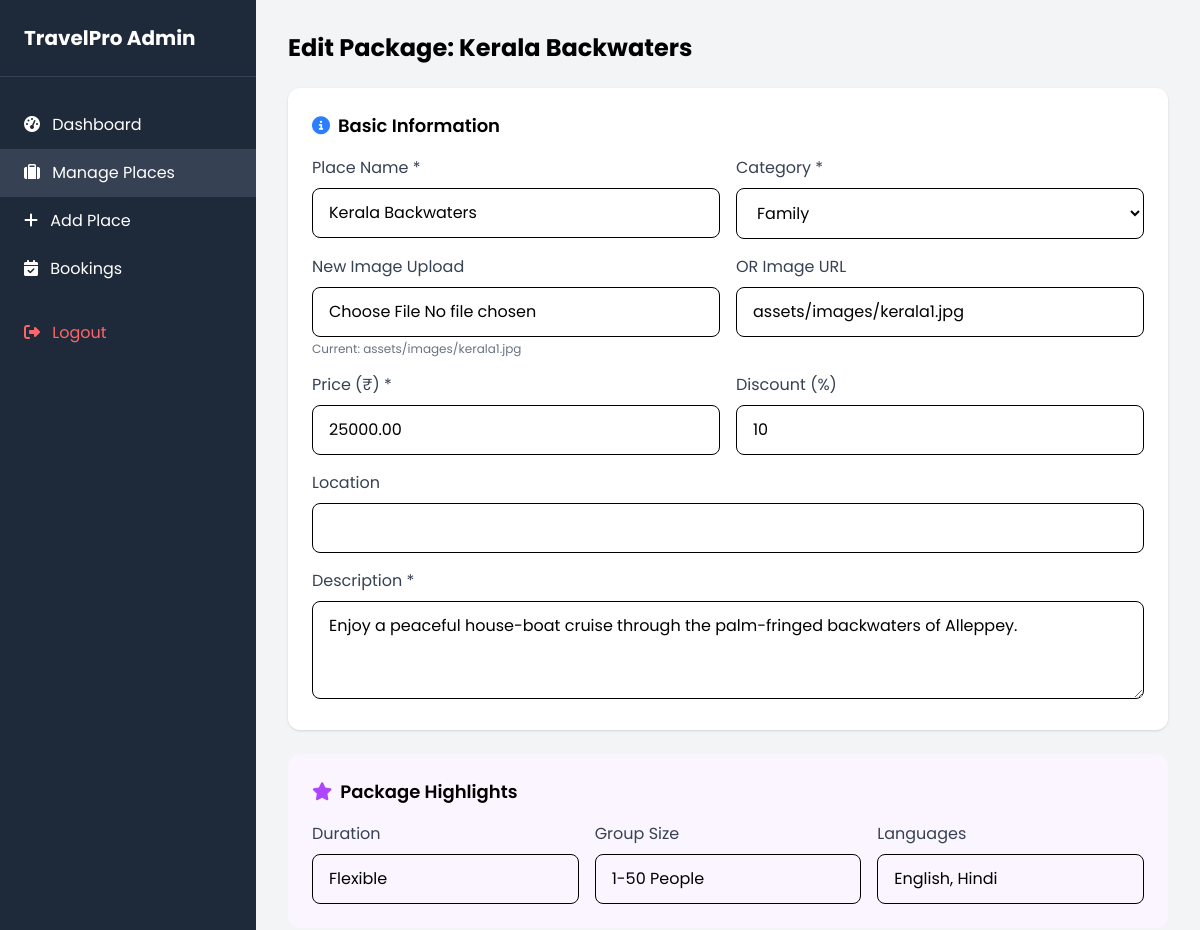
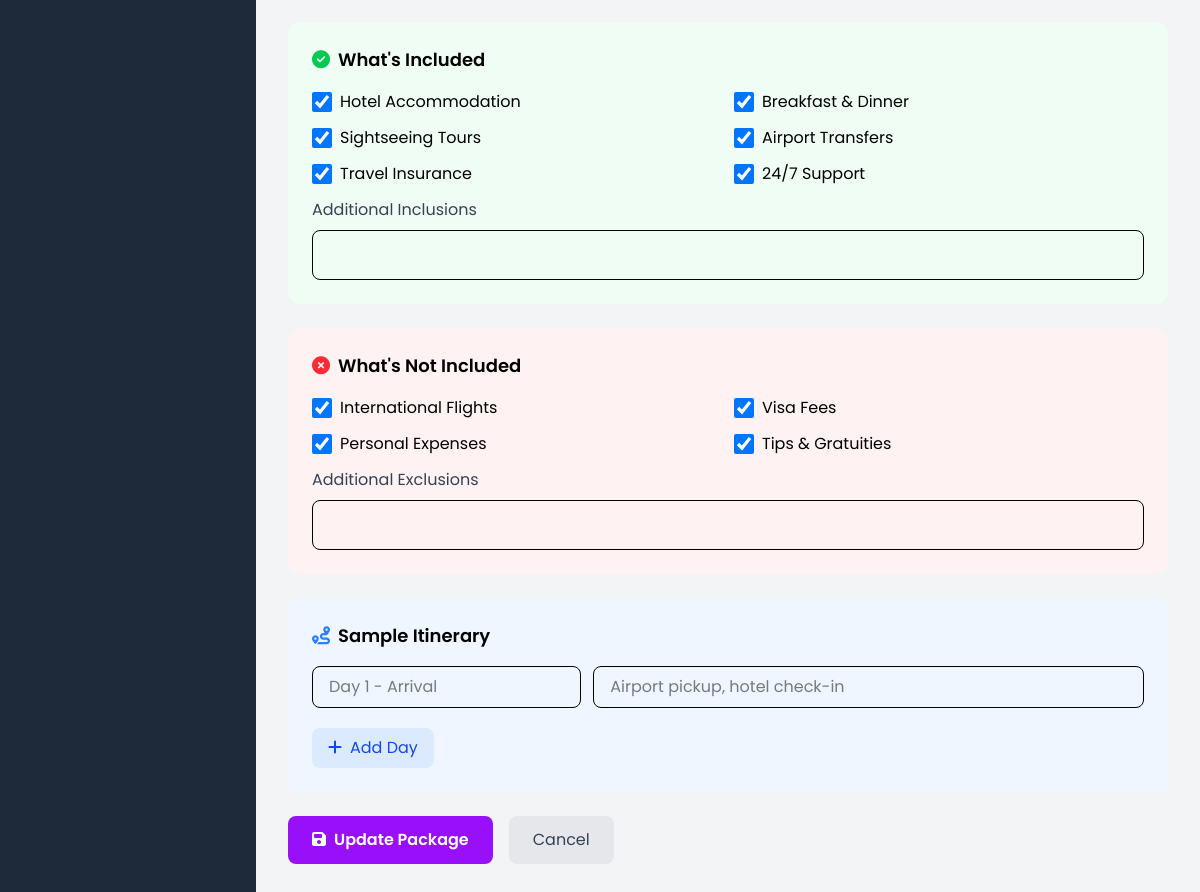
The page /admin/edit_place.php?id=1 (signed in) on the database its author committed (2 pictures, top to bottom).
### tables this page shows
CREATE TABLE places (
    id INT AUTO_INCREMENT PRIMARY KEY,
    name VARCHAR(255) NOT NULL,
    image_path VARCHAR(255) NOT NULL,
    image2_path VARCHAR(255) NULL,
    image3_path VARCHAR(255) NULL,
    price DECIMAL(10, 2) NOT NULL,
    category VARCHAR(50) DEFAULT 'General',
    discount_percent INT DEFAULT 0,
    description TEXT NOT NULL,
    location VARCHAR(255),
     
    duration VARCHAR(100) DEFAULT 'Flexible',
    group_size VARCHAR(100) DEFAULT '1-50 People',
    languages VARCHAR(100) DEFAULT 'English, Hindi',
     
    inc_hotel TINYINT(1) DEFAULT 1,
    inc_meals TINYINT(1) DEFAULT 1,
    inc_tours TINYINT(1) DEFAULT 1,
    inc_transfers TINYINT(1) DEFAULT 1,
    inc_insurance TINYINT(1) DEFAULT 1,
    inc_support TINYINT(1) DEFAULT 1,
    inc_custom TEXT,
     
    exc_flights TINYINT(1) DEFAULT 1,
    exc_visa TINYINT(1) DEFAULT 1,
    exc_personal TINYINT(1) DEFAULT 1,
    exc_tips TINYINT(1) DEFAULT 1,
    exc_custom TEXT,
     
    itinerary TEXT,
    created_at TIMESTAMP DEFAULT CURRENT_TIMESTAMP
);

### admin/edit_place.php (the view, shortened to what this page needs)
<?php
include '../config/db.php';
$id = $_GET['id'] ?? null;
$sql = "SELECT * FROM places WHERE id = ?";
$stmt = $conn->prepare($sql);
$stmt->bind_param("i", $id);
$stmt->execute();
$result = $stmt->get_result();
$place = $result->fetch_assoc();
$itinerary = json_decode($place['itinerary'] ?? '[]', true) ?: [];
?>
<!DOCTYPE html>
<html lang="en">
<head>
    <script src="https://cdn.jsdelivr.net/npm/@tailwindcss/browser@4"></script>
    <link rel="stylesheet" href="https://cdnjs.cloudflare.com/ajax/libs/font-awesome/6.4.0/css/all.min.css">
    <link rel="stylesheet" href="../assets/css/style.css">
</head>
<body class="bg-gray-100">
    <div class="flex min-h-screen">
        <aside class="w-64 bg-gray-800 text-white fixed h-full">
            <div class="p-6 border-b border-gray-700">
                <h1 class="text-xl font-bold">TravelPro Admin</h1>
            </div>
            <nav class="mt-6">
                <a href="dashboard.php" class="block px-6 py-3 hover:bg-gray-700"><i class="fas fa-tachometer-alt mr-2"></i> Dashboard</a>
                <a href="manage_places.php" class="block px-6 py-3 bg-gray-700"><i class="fas fa-suitcase mr-2"></i> Manage Places</a>
                <a href="add_place.php" class="block px-6 py-3 hover:bg-gray-700"><i class="fas fa-plus mr-2"></i> Add Place</a>
                <a href="manage_bookings.php" class="block px-6 py-3 hover:bg-gray-700"><i class="fas fa-calendar-check mr-2"></i> Bookings</a>
                <a href="logout.php" class="block px-6 py-3 text-red-400 hover:bg-gray-700 mt-4"><i class="fas fa-sign-out-alt mr-2"></i> Logout</a>
            </nav>
        </aside>
        <div class="ml-64 flex-1 p-8">
            <h1 class="text-2xl font-bold mb-6">Edit Package: <?php echo htmlspecialchars($place['name']); ?></h1>
            <form method="POST" enctype="multipart/form-data" class="max-w-4xl">
                <div class="bg-white p-6 rounded-xl shadow mb-6">
                    <h3 class="text-lg font-semibold mb-4"><i class="fas fa-info-circle mr-2 text-blue-500"></i>Basic Information</h3>
                    <div class="grid md:grid-cols-2 gap-4">
                        <div>
                            <label class="block text-gray-700 mb-2">Place Name *</label>
                            <input type="text" name="name" value="<?php echo htmlspecialchars($place['name']); ?>" class="w-full px-4 py-3 border rounded-lg" required>
                        </div>
                        <div>
                            <label class="block text-gray-700 mb-2">Category *</label>
                            <select name="category" class="w-full px-4 py-3 border rounded-lg">
                                <option value="Family" <?php echo $place['category'] == 'Family' ? 'selected' : ''; ?>>Family</option>
                            </select>
                        </div>
                        <div>
                            <label class="block text-gray-700 mb-2">New Image Upload</label>
                            <input type="file" name="image" class="w-full px-4 py-3 border rounded-lg">
                            <p class="text-xs text-gray-500 mt-1">Current: <?php echo htmlspecialchars($place['image_path']); ?></p>
                        </div>
                        <div>
                            <label class="block text-gray-700 mb-2">OR Image URL</label>
                            <input type="url" name="image_url" value="<?php echo htmlspecialchars($place['image_path']); ?>" class="w-full px-4 py-3 border rounded-lg">
                        </div>
                        <div>
                            <label class="block text-gray-700 mb-2">Price (₹) *</label>
                            <input type="number" name="price" value="<?php echo $place['price']; ?>" class="w-full px-4 py-3 border rounded-lg" required>
                        </div>
                        <div>
                            <label class="block text-gray-700 mb-2">Discount (%)</label>
                            <input type="number" name="discount" value="<?php echo $place['discount_percent']; ?>" class="w-full px-4 py-3 border rounded-lg" min="0" max="100">
                        </div>
                        <div class="md:col-span-2">
                            <label class="block text-gray-700 mb-2">Location</label>
                            <input type="text" name="location" value="<?php echo htmlspecialchars($place['location'] ?? ''); ?>" class="w-full px-4 py-3 border rounded-lg">
                        </div>
                        <div class="md:col-span-2">
                            <label class="block text-gray-700 mb-2">Description *</label>
                            <textarea name="description" rows="3" class="w-full px-4 py-3 border rounded-lg" required><?php echo htmlspecialchars($place['description']); ?></textarea>
                        </div>
                    </div>
                </div>
                <div class="bg-purple-50 p-6 rounded-xl mb-6">
                    <h3 class="text-lg font-semibold mb-4"><i class="fas fa-star mr-2 text-purple-500"></i>Package Highlights</h3>
                    <div class="grid md:grid-cols-3 gap-4">
                        <div>
                            <label class="block text-gray-700 mb-2">Duration</label>
                            <input type="text" name="duration" value="<?php echo htmlspecialchars($place['duration'] ?? ''); ?>" class="w-full px-4 py-3 border rounded-lg">
                        </div>
                        <div>
                            <label class="block text-gray-700 mb-2">Group Size</label>
                            <input type="text" name="group_size" value="<?php echo htmlspecialchars($place['group_size'] ?? ''); ?>" class="w-full px-4 py-3 border rounded-lg">
                        </div>
                        <div>
                            <label class="block text-gray-700 mb-2">Languages</label>
                            <input type="text" name="languages" value="<?php echo htmlspecialchars($place['languages'] ?? ''); ?>" class="w-full px-4 py-3 border rounded-lg">
                        </div>
                    </div>
                </div>
                <div class="bg-green-50 p-6 rounded-xl mb-6">
                    <h3 class="text-lg font-semibold mb-4"><i class="fas fa-check-circle mr-2 text-green-500"></i>What's Included</h3>
                    <div class="grid md:grid-cols-2 gap-3">
                        <label class="flex items-center gap-2 cursor-pointer">
                            <input type="checkbox" name="inc_hotel" class="w-5 h-5" <?php echo $place['inc_hotel'] ? 'checked' : ''; ?>> Hotel Accommodation
                        </label>
                        <label class="flex items-center gap-2 cursor-pointer">
                            <input type="checkbox" name="inc_meals" class="w-5 h-5" <?php echo $place['inc_meals'] ? 'checked' : ''; ?>> Breakfast & Dinner
                        </label>
                        <label class="flex items-center gap-2 cursor-pointer">
                            <input type="checkbox" name="inc_tours" class="w-5 h-5" <?php echo $place['inc_tours'] ? 'checked' : ''; ?>> Sightseeing Tours
                        </label>
                        <label class="flex items-center gap-2 cursor-pointer">
                            <input type="checkbox" name="inc_transfers" class="w-5 h-5" <?php echo $place['inc_transfers'] ? 'checked' : ''; ?>> Airport Transfers
                        </label>
                        <label class="flex items-center gap-2 cursor-pointer">
                            <input type="checkbox" name="inc_insurance" class="w-5 h-5" <?php echo $place['inc_insurance'] ? 'checked' : ''; ?>> Travel Insurance
                        </label>
                        <label class="flex items-center gap-2 cursor-pointer">
                            <input type="checkbox" name="inc_support" class="w-5 h-5" <?php echo $place['inc_support'] ? 'checked' : ''; ?>> 24/7 Support
                        </label>
                    </div>
                    <div class="mt-3">
                        <label class="block text-gray-700 mb-2">Additional Inclusions</label>
                        <input type="text" name="inc_custom" value="<?php echo htmlspecialchars($place['inc_custom'] ?? ''); ?>" class="w-full px-4 py-3 border rounded-lg">
                    </div>
                </div>
                <div class="bg-red-50 p-6 rounded-xl mb-6">
                    <h3 class="text-lg font-semibold mb-4"><i class="fas fa-times-circle mr-2 text-red-500"></i>What's Not Included</h3>
                    <div class="grid md:grid-cols-2 gap-3">
                        <label class="flex items-center gap-2 cursor-pointer">
                            <input type="checkbox" name="exc_flights" class="w-5 h-5" <?php echo $place['exc_flights'] ? 'checked' : ''; ?>> International Flights
                        </label>
                        <label class="flex items-center gap-2 cursor-pointer">
                            <input type="checkbox" name="exc_visa" class="w-5 h-5" <?php echo $place['exc_visa'] ? 'checked' : ''; ?>> Visa Fees
                        </label>
                        <label class="flex items-center gap-2 cursor-pointer">
                            <input type="checkbox" name="exc_personal" class="w-5 h-5" <?php echo $place['exc_personal'] ? 'checked' : ''; ?>> Personal Expenses
                        </label>
                        <label class="flex items-center gap-2 cursor-pointer">
                            <input type="checkbox" name="exc_tips" class="w-5 h-5" <?php echo $place['exc_tips'] ? 'checked' : ''; ?>> Tips & Gratuities
                        </label>
                    </div>
                    <div class="mt-3">
                        <label class="block text-gray-700 mb-2">Additional Exclusions</label>
                        <input type="text" name="exc_custom" value="<?php echo htmlspecialchars($place['exc_custom'] ?? ''); ?>" class="w-full px-4 py-3 border rounded-lg">
                    </div>
                </div>
                <div class="bg-blue-50 p-6 rounded-xl mb-6">
                    <h3 class="text-lg font-semibold mb-4"><i class="fas fa-route mr-2 text-blue-500"></i>Sample Itinerary</h3>
                    <div id="itineraryContainer">
                        <?php if (count($itinerary) > 0): ?>
                            <?php foreach ($itinerary as $i => $day): ?>
                            <div class="itinerary-day mb-3 grid grid-cols-12 gap-3">
                                <input type="text" name="itin_title[]" value="<?php echo htmlspecialchars($day['title']); ?>" class="col-span-4 px-4 py-2 border rounded-lg">
                                <input type="text" name="itin_desc[]" value="<?php echo htmlspecialchars($day['description']); ?>" class="col-span-7 px-4 py-2 border rounded-lg">
                                <button type="button" onclick="this.parentElement.remove()" class="col-span-1 px-3 py-2 bg-red-100 text-red-600 rounded-lg hover:bg-red-200"><i class="fas fa-trash"></i></button>
                            </div>
                            <?php endforeach; ?>
                        <?php else: ?>
                            <div class="itinerary-day mb-3 grid grid-cols-12 gap-3">
                                <input type="text" name="itin_title[]" class="col-span-4 px-4 py-2 border rounded-lg" placeholder="Day 1 - Arrival">
                                <input type="text" name="itin_desc[]" class="col-span-8 px-4 py-2 border rounded-lg" placeholder="Airport pickup, hotel check-in">
                            </div>
                        <?php endif; ?>
                    </div>
                    <button type="button" onclick="addItineraryRow()" class="mt-2 px-4 py-2 bg-blue-100 text-blue-700 rounded-lg hover:bg-blue-200">
                        <i class="fas fa-plus mr-2"></i>Add Day
                    </button>
                </div>
                <div class="flex gap-4">
                    <button type="submit" class="px-6 py-3 bg-purple-600 text-white rounded-lg hover:bg-purple-700 font-semibold">
                        <i class="fas fa-save mr-2"></i>Update Package
                    </button>
                    <a href="manage_places.php" class="px-6 py-3 bg-gray-200 text-gray-700 rounded-lg hover:bg-gray-300">Cancel</a>
                </div>
            </form>
        </div>
    </div>
</body>
</html>

### asset/css/style.css (style rules this page uses)
* { font-family: 'Poppins', sans-serif; }

### rows shown on the page
places: name "Kerala Backwaters", category "Family", image_path "assets/images/kerala1.jpg", image_url "assets/images/kerala1.jpg", price "25000.00", discount "10", description "Enjoy a peaceful house-boat cruise through the palm-fringed backwaters of Alleppey.", duration "Flexible", group_size "1-50 People", languages "English, Hindi", inc_hotel "☑", inc_meals "☑", inc_tours "☑", inc_transfers "☑", inc_insurance "☑", inc_support "☑", exc_flights "☑", exc_visa "☑", exc_personal "☑", exc_tips "☑"
